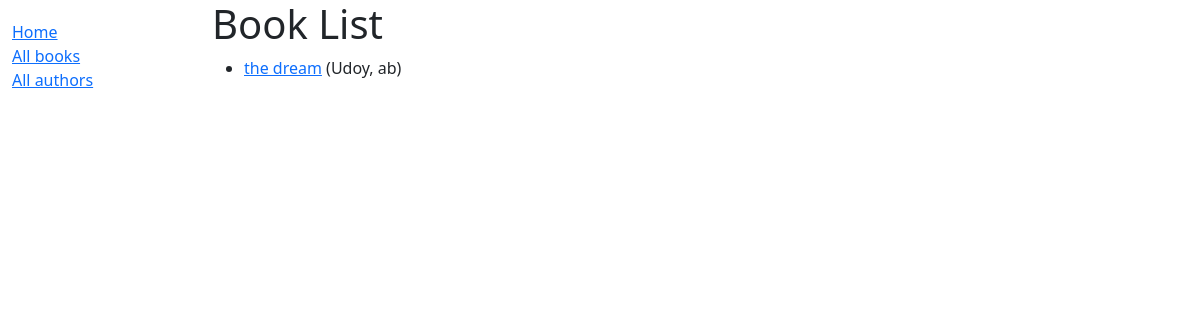
Before: /catalog/books/ with the older database file.
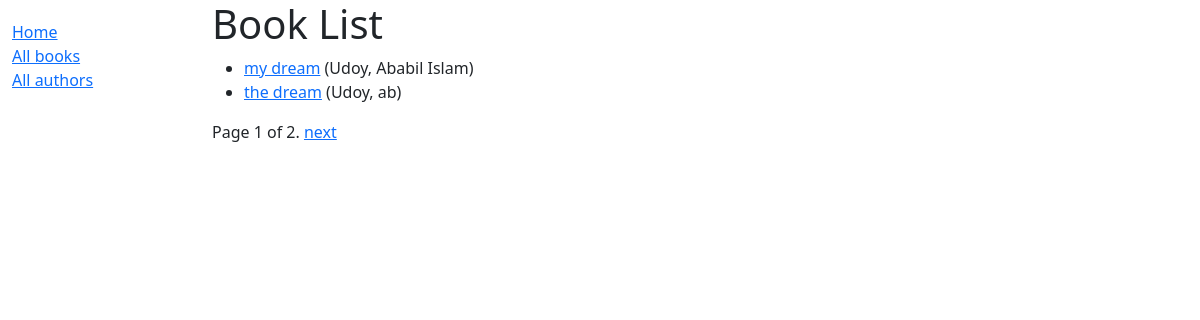
After: the same page with the newer database file.
### catalog/models.py (models this page shows, shortened)
class Book(models.Model):
    title = models.CharField(max_length=200)
    author = models.ForeignKey('Author', on_delete=models.RESTRICT, null=True)
    summary = models.TextField(
        max_length=1000, help_text="Enter a brief description of the book")
    isbn = models.CharField('ISBN', max_length=13,
                            unique=True,
                            help_text='13 Character <a href="https://www.isbn-international.org/content/what-isbn'
                                      '">ISBN number</a>')
    genre = models.ManyToManyField(
        Genre, help_text="Select a genre for this book")
    language = models.ForeignKey(
        'Language', on_delete=models.SET_NULL, null=True)
    class Meta:
        ordering = ['title', 'author']
    def display_genre(self):
        """Creates a string for the Genre. This is required to display genre in Admin."""
        return ', '.join([genre.name for genre in self.genre.all()[:3]])
    display_genre.short_description = 'Genre'
    def get_absolute_url(self):
        return reverse('book-detail', args=[str(self.id)])

class Author(models.Model):
    first_name = models.CharField(max_length=100)
    last_name = models.CharField(max_length=100)
    date_of_birth = models.DateField(null=True, blank=True)
    date_of_death = models.DateField('died', null=True, blank=True)
    class Meta:
        ordering = ['last_name', 'first_name']
    def __str__(self):
        return f'{self.last_name}, {self.first_name}'

### catalog/views.py (the view)
# urls.py: path('books/',views.BookListView.as_view(), name='books'),
class BookListView(generic.ListView):
    model = Book
    template_name = 'book_list.html'
    paginate_by = 2
    def get_queryset(self):
        return Book.objects.filter(title__icontains='dream')[:5]  # get 4 book containing dream
    def get_context_data(self, **kwargs):
        context = super(BookListView, self).get_context_data(**kwargs)
        context['some_data'] = 'This is just some data'
        return context

### catalog/templates/book_list.html
{% extends "base_generic.html" %}
{% block content %}
  <h1>Book List</h1>
  {% if book_list %}
    <ul>
      {% for book in book_list %}
      <li>
        <a href="{{ book.get_absolute_url }}">{{ book.title }}</a>
        ({{book.author}})
      </li>
      {% endfor %}
    </ul>
  {% else %}
    <p>There are no books in the library.</p>
  {% endif %}
{% endblock %}

Changed rows visible on the page:
added Book: title "my dream", author "Udoy, Ababil Islam"
Other visible differences:
{{ page_obj.number }}: (not shown) → "1"
{{ page_obj.paginator.num_pages }}: (not shown) → "2"
text now shown: "Page of . next"
